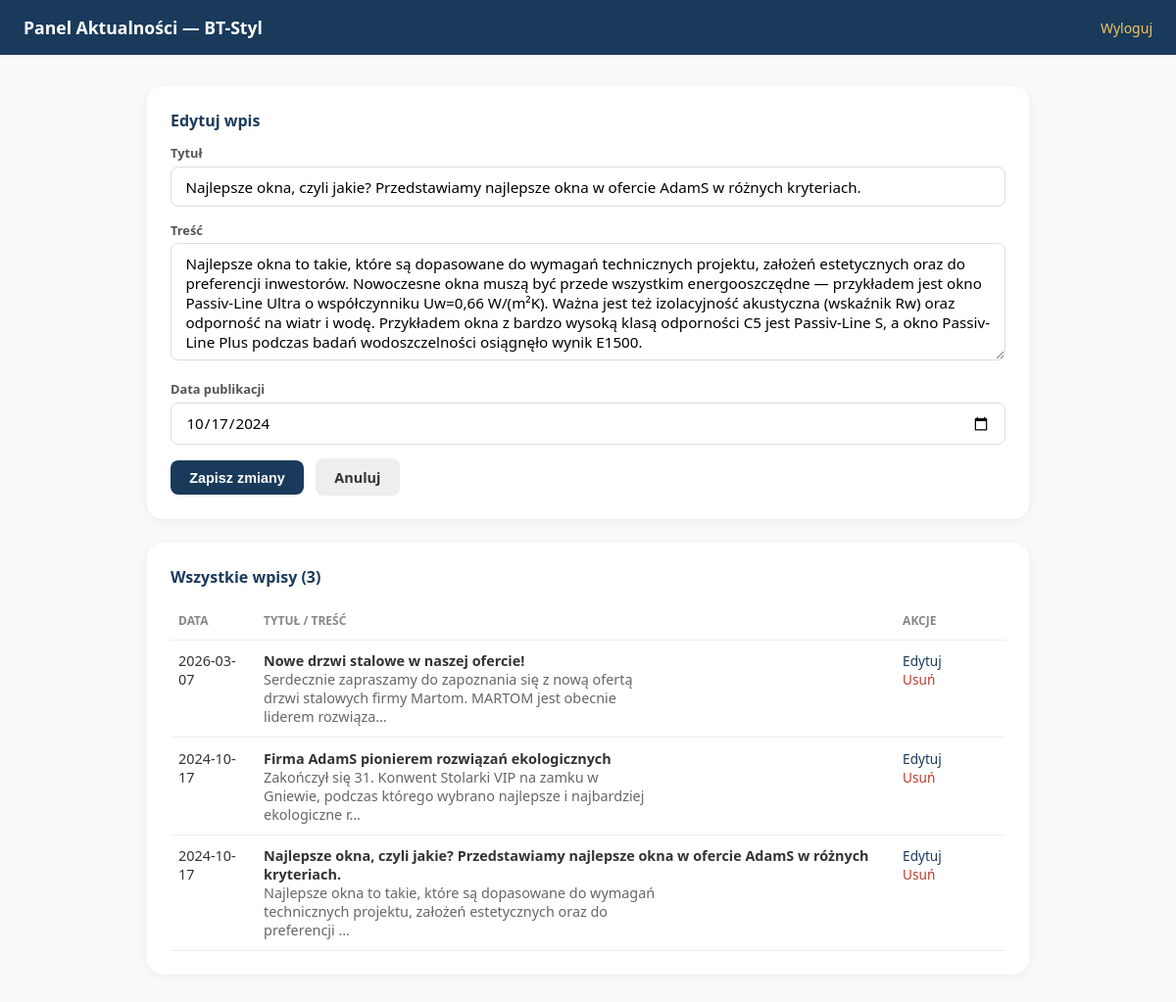
Page /admin/index.php?edit=2 (signed in) on the committed database.
### tables this page shows
CREATE TABLE IF NOT EXISTS aktualnosci (
  id INT AUTO_INCREMENT PRIMARY KEY,
  tytul VARCHAR(255) NOT NULL,
  tresc TEXT NOT NULL,
  data_publikacji DATE NOT NULL,
  utworzono TIMESTAMP DEFAULT CURRENT_TIMESTAMP,
  zaktualizowano TIMESTAMP DEFAULT CURRENT_TIMESTAMP ON UPDATE CURRENT_TIMESTAMP
);

### admin/index.php (the view, shortened to what this page needs)
<?php
$pdo = getPdo();
$editItem = null;
if (isset($_GET['edit'])) {
    $stmt = $pdo->prepare('SELECT * FROM aktualnosci WHERE id = ?');
    $stmt->execute([(int) $_GET['edit']]);
    $editItem = $stmt->fetch();
}
$items = $pdo->query('SELECT * FROM aktualnosci ORDER BY data_publikacji DESC, id DESC')->fetchAll();
?>
<!DOCTYPE html>
<html lang="pl">
<head>
</head>
<body>
<header>
  <h1>Panel Aktualności — BT-Styl</h1>
  <a href="logout.php">Wyloguj</a>
</header>
<div class="wrap">
  <div class="card">
    <h2><?= $editItem ? 'Edytuj wpis' : 'Dodaj nowy wpis' ?></h2>
    <form method="post">
      <label>Tytuł</label>
      <input type="text" name="tytul" required value="<?= htmlspecialchars($editItem['tytul'] ?? '') ?>">
      <label>Treść</label>
      <textarea name="tresc" required><?= htmlspecialchars($editItem['tresc'] ?? '') ?></textarea>
      <label>Data publikacji</label>
      <input type="date" name="data_publikacji" required value="<?= htmlspecialchars($editItem['data_publikacji'] ?? date('Y-m-d')) ?>">
      <button type="submit"><?= $editItem ? 'Zapisz zmiany' : 'Dodaj wpis' ?></button>
      <?php if ($editItem): ?><a href="index.php" class="btn btn-secondary">Anuluj</a><?php endif; ?>
    </form>
  </div>
  <div class="card">
    <h2>Wszystkie wpisy (<?= count($items) ?>)</h2>
    <table>
      <thead>
        <tr><th>Data</th><th>Tytuł / treść</th><th>Akcje</th></tr>
      </thead>
      <tbody>
        <?php foreach ($items as $item): ?>
        <tr>
          <td><?= htmlspecialchars($item['data_publikacji']) ?></td>
          <td>
            <strong><?= htmlspecialchars($item['tytul']) ?></strong>
            <div class="tresc-preview"><?= htmlspecialchars(mb_substr($item['tresc'], 0, 120)) ?>…</div>
          </td>
          <td class="actions">
            <a class="edit" href="?edit=<?= (int) $item['id'] ?>">Edytuj</a>
            <a class="del" href="?delete=<?= (int) $item['id'] ?>" onclick="return confirm('Usunąć ten wpis?')">Usuń</a>
          </td>
        </tr>
        <?php endforeach; ?>
      </tbody>
    </table>
  </div>
</div>
</body>
</html>

### admin/index.php (style rules this page uses)
body { font-family: system-ui, sans-serif; background: #f8f9fa; margin: 0; color: #333; }
header { background: #1a3a5c; color: white; padding: 1rem 1.5rem; display: flex; justify-content: space-between; align-items: center; }
header h1 { font-size: 1.1rem; margin: 0; }
header a { color: #f5c55a; text-decoration: none; font-size: 0.875rem; }
.wrap { max-width: 900px; margin: 2rem auto; padding: 0 1.5rem; }
.card { background: white; border-radius: 16px; padding: 1.5rem; box-shadow: 0 2px 10px rgba(0,0,0,0.05); margin-bottom: 1.5rem; }
.card h2 { margin-top: 0; font-size: 1rem; color: #1a3a5c; }
input, textarea { width: 100%; box-sizing: border-box; padding: 0.6rem 0.9rem; border: 1px solid #ddd; border-radius: 8px; font-size: 0.95rem; margin-bottom: 0.9rem; font-family: inherit; }
textarea { min-height: 120px; resize: vertical; }
label { font-size: 0.8rem; font-weight: 600; color: #555; display: block; margin-bottom: 0.3rem; }
button, .btn { padding: 0.6rem 1.2rem; background: #1a3a5c; color: white; border: none; border-radius: 8px; font-weight: 600; cursor: pointer; font-size: 0.9rem; text-decoration: none; display: inline-block; }
.btn-secondary { background: #eee; color: #333; margin-left: 0.5rem; }
table { width: 100%; border-collapse: collapse; }
th, td { text-align: left; padding: 0.7rem 0.5rem; border-bottom: 1px solid #eee; font-size: 0.9rem; vertical-align: top; }
th { color: #888; font-weight: 600; font-size: 0.75rem; text-transform: uppercase; }
.actions a { margin-right: 0.8rem; font-size: 0.85rem; text-decoration: none; }
.actions .del { color: #c0392b; }
.actions .edit { color: #1a3a5c; }
.tresc-preview { color: #666; max-width: 400px; }

### rows in the picture
aktualnosci: tytul "Najlepsze okna, czyli jakie? Przedstawiamy najlepsze okna w ofercie AdamS w różnych kryteriach.", tresc "Najlepsze okna to takie, które są dopasowane do wymagań technicznych projektu, założeń estetycznych oraz do preferencji inwestorów. Nowoczesne okna muszą być przede wszystkim energooszczędne — przykładem jest okno Passiv-Line Ultra o współczynniku Uw=0,66 W/(m²K). Ważna jest też izolacyjność akustyczna (wskaźnik Rw) oraz odporność na wiatr i wodę. Przykładem okna z bardzo wysoką klasą odporności C5 jest Passiv-Line S, a okno Passiv-Line Plus podczas badań wodoszczelności osiągnęło wynik E1500.", data_publikacji "10/17/2024", data_publikacji "2024-10-17", tresc "Najlepsze okna to takie, które są dopasowane do wymagań technicznych projektu, założeń estetycznych oraz do preferencji"
aktualnosci: data_publikacji "2026-03-07", tytul "Nowe drzwi stalowe w naszej ofercie!", tresc "Serdecznie zapraszamy do zapoznania się z nową ofertą drzwi stalowych firmy Martom. MARTOM jest obecnie liderem rozwiąza"
aktualnosci: data_publikacji "2024-10-17", tytul "Firma AdamS pionierem rozwiązań ekologicznych", tresc "Zakończył się 31. Konwent Stolarki VIP na zamku w Gniewie, podczas którego wybrano najlepsze i najbardziej ekologiczne r"

### other values in the picture
count($items) "3"
